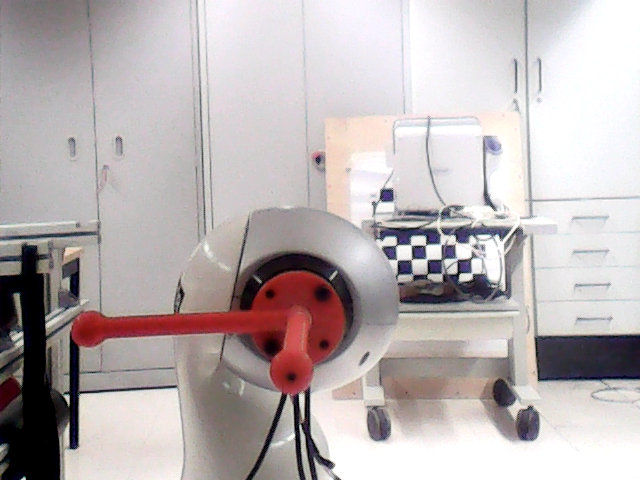
#> input picture images/CLOSE/testLeft/repetP1L1.png, 640 x 480 px, given as the content of the folder images/FAR2/stereoLeft, which was not available
$ python stereoIMG_2PointsSlide.py
#> lines starting #> are read from the running program, lines starting #| are printed output that depends on the picture; pictures that were not available may be replaced by others from this repository, and a replacement may not be noted
### stereo_calibration_f.py
import cv2 as cv
import numpy as np
import glob
def stereo_calibration(time_ms):
    ## FIND CHESSBOARD CORNERS - OBJECT POINTS AND IMAGE POINTS
#> called with time_ms = 10
    print('Starting Calibration!!')

    chessboardSize = (9,6) # size of chessboard
    frameSize = (640,480) # Depends on resolution

    # termination criteria - default by openCV
    criteria = (cv.TermCriteria_EPS + cv.TermCriteria_MAX_ITER,60,0.001)

    # prepare object points, like (0,0,0), (1,0,0), (2,0,0) ....,(6,5,0)
    objp = np.zeros((chessboardSize[0] * chessboardSize[1], 3), np.float32)
    objp[:,:2] = np.mgrid[0:chessboardSize[0],0:chessboardSize[1]].T.reshape(-1,2)

    # Check size of chessboard square
    size_of_chessboard_squares_mm = 16.5#15.5 #22
    objp = objp * size_of_chessboard_squares_mm

    # Reads all images in files
    imagesLeft = sorted(glob.glob('images/FAR2/stereoLeft/*.png'))
    imagesRight = sorted(glob.glob('images/FAR2/stereoRight/*.png'))

    # Arrays to store object points and image points from all the images.
    objpoints = [] # 3d point in real world space
    imgpointsL = [] # 2d points in image plane.
    imgpointsR = [] # 2d points in image plane.


    for imgLeft, imgRight in zip(imagesLeft, imagesRight):

        imgL = cv.imread(imgLeft)
#> imgL is the input picture: shape (480, 640, 3); mean B, G, R 179.1, 178.2, 186.9
        imgR = cv.imread(imgRight)
        # Convert to grayscale
        grayL = cv.cvtColor(imgL, cv.COLOR_BGR2GRAY)
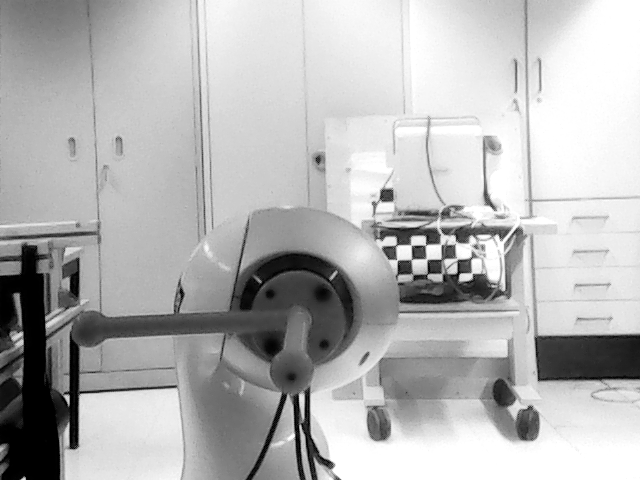
#> grayL: shape (480, 640); min 0, max 255, mean 180.9
        grayR = cv.cvtColor(imgR, cv.COLOR_BGR2GRAY)

        # Find the chess board corners
        retL, cornersL = cv.findChessboardCorners(grayL, chessboardSize, None)
#> retL = False; cornersL = None
        retR, cornersR = cv.findChessboardCorners(grayR, chessboardSize, None)
#> retR = False; cornersR = None

        # If found, add object points, image points (after refining them)
        if retL and retR == True:

            objpoints.append(objp)

            cornersL = cv.cornerSubPix(grayL, cornersL, (11,11), (-1,-1), criteria)
            imgpointsL.append(cornersL)

            cornersR = cv.cornerSubPix(grayR, cornersR, (11,11), (-1,-1), criteria)
            imgpointsR.append(cornersR)

            # Draw and display the corners
            cv.drawChessboardCorners(imgL, chessboardSize, cornersL, retL)
            cv.imshow('img left', imgL)
            cv.drawChessboardCorners(imgR, chessboardSize, cornersR, retR)
            cv.imshow('img right', imgR)
            cv.waitKey(time_ms)


    cv.destroyAllWindows()


    ############## CALIBRATION #######################################################
    # Calib succesful, Cam Matrix, distortion,rotation, translation
#> (the run stopped early here; a loop or call above may not have finished)

$ run again, on images/CLOSE/testLeft/repetP2L0.png
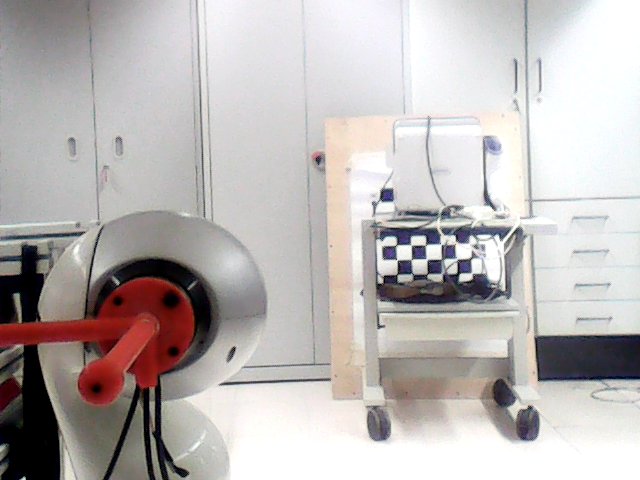
#> input picture images/CLOSE/testLeft/repetP2L0.png, 640 x 480 px, given as the content of the folder images/FAR2/stereoLeft, which was not available
#> in stereo_calibration, imgL is the input picture: shape (480, 640, 3); mean B, G, R 181.4, 182.5, 188
#> in stereo_calibration, `grayL = cv.cvtColor(imgL, cv.COLOR_BGR2GRAY)`:
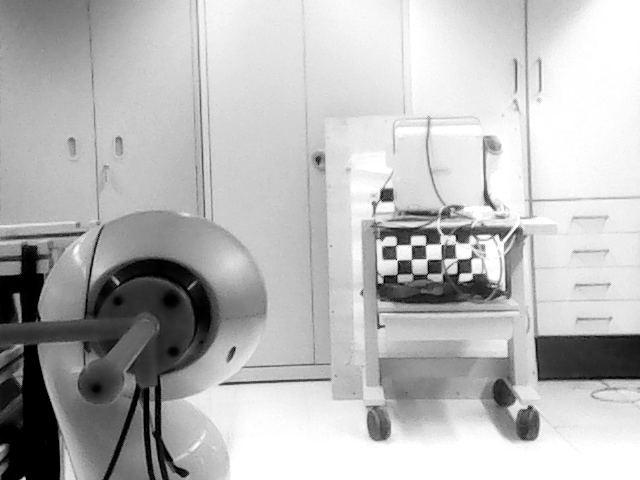
#> grayL: shape (480, 640); min 0, max 255, mean 184
#> retL = False; cornersL = None
#> retR = False; cornersR = None
